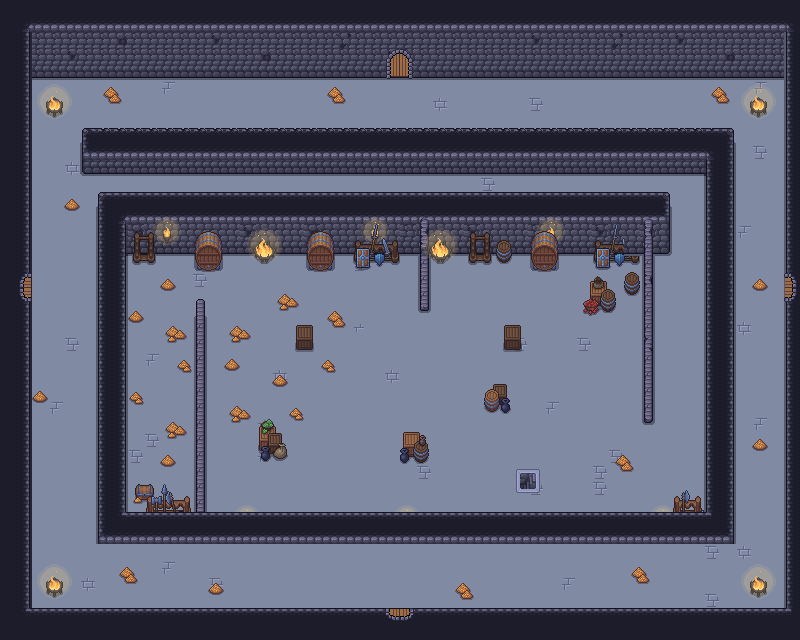

A level layout from a 2D game, rendered from its tile map. Below: a short description, then the map file with tile-grid data replaced by summaries:
An orthogonal 50x40 tile map with 16x16 px tiles, 8 tile layers (Fondo, Suelo, Suelo Decoracion 2, Suelo Decoracion, ...), 13 tilesets and 46 objects.

<map version="1.10" tiledversion="1.11.2" orientation="orthogonal" renderorder="right-down" width="50" height="40" tilewidth="16" tileheight="16" infinite="0" nextlayerid="13" nextobjectid="48">
 <tileset firstgid="1" source="../tilesets/Paredes2.tsx" />
 <tileset firstgid="494" source="../tilesets/puertas.tsx" />
 <tileset firstgid="498" source="../tilesets/Paredes.tsx" />
 <tileset firstgid="754" source="../tilesets/Fuegos.tsx" />
 <tileset firstgid="952" source="../tilesets/corazon.tsx" />
 <tileset firstgid="953" source="../tilesets/amongus.tsx" />
 <tileset firstgid="954" source="../tilesets/skeleton.tsx" />
 <tileset firstgid="956" source="../tilesets/goomba.tsx" />
 <tileset firstgid="957" source="../tilesets/player.tsx" />
 <tileset firstgid="958" source="../tilesets/supplies_objects.tsx" />
 <tileset firstgid="1513" source="../tilesets/Other_objects.tsx" />
 <tileset firstgid="1697" source="../tilesets/Objetos.tsx" />
 <tileset firstgid="1913" source="../tilesets/azeris.tsx" />
 <group id="2" name="Room">
  <layer id="1" name="Fondo" width="50" height="40">
   <data>[2000 cells, 2000 non-empty, 1 distinct tile ids]</data>
  </layer>
  <layer id="3" name="Suelo" width="50" height="40">
   <data>[2000 cells, 1728 non-empty, 3 distinct tile ids]</data>
  </layer>
  <layer id="5" name="Suelo Decoracion 2" width="50" height="40">
   <data>[2000 cells, 38 non-empty, 4 distinct tile ids]</data>
  </layer>
  <layer id="4" name="Suelo Decoracion" width="50" height="40">
   <data>[2000 cells, 0 non-empty, 0 distinct tile ids]</data>
  </layer>
  <layer id="6" name="Paredes" width="50" height="40">
   <data>[2000 cells, 796 non-empty, 70 distinct tile ids]</data>
  </layer>
  <layer id="7" name="Decoracion 2" width="50" height="40">
   <data>[2000 cells, 94 non-empty, 31 distinct tile ids]</data>
  </layer>
  <layer id="8" name="Decoracion" width="50" height="40">
   <data>[2000 cells, 141 non-empty, 45 distinct tile ids]</data>
  </layer>
  <layer id="9" name="Puertas" width="50" height="40">
   <data>[2000 cells, 4 non-empty, 4 distinct tile ids]</data>
  </layer>
  <objectgroup id="10" name="Utils">
   <object id="1" gid="952" x="144" y="487" width="18" height="18" />
   <object id="2" gid="952" x="149" y="320" width="18" height="18" />
   <object id="3" gid="952" x="306" y="486" width="18" height="18" />
   <object id="4" gid="952" x="572" y="342" width="18" height="18" />
   <object id="5" gid="952" x="357" y="314" width="18" height="18" />
   <object id="6" gid="952" x="395" y="193" width="18" height="18" />
   <object id="7" gid="952" x="146" y="581" width="18" height="18" />
   <object id="8" gid="952" x="691" y="584" width="18" height="18" />
   <object id="9" gid="952" x="685" y="103" width="18" height="18" />
   <object id="10" gid="952" x="171" y="102" width="18" height="18" />
   <object id="11" gid="952" x="41" y="407" width="18" height="18" />
   <object id="12" gid="952" x="760" y="405" width="18" height="18" />
   <object id="46" gid="1913" x="65" y="328" width="21" height="21" />
   <object id="47" gid="1913" x="381" y="390" width="21" height="21" />
  </objectgroup>
  <objectgroup id="11" name="Entities">
   <object id="13" gid="953" x="137" y="408" width="30" height="30" />
   <object id="14" gid="953" x="353" y="460" width="30" height="30" />
   <object id="15" gid="953" x="523" y="309" width="30" height="30" />
   <object id="16" gid="953" x="598.333" y="109.667" width="30" height="30" />
   <object id="17" gid="953" x="542.333" y="591" width="30" height="30" />
   <object id="18" gid="954" x="248" y="392" width="32" height="32" />
   <object id="20" gid="954" x="245.25" y="116.5" width="32" height="32" />
   <object id="21" gid="954" x="44" y="172.333" width="32" height="32" />
   <object id="22" gid="954" x="35" y="479" width="32" height="32" />
   <object id="23" gid="954" x="457" y="458" width="32" height="32" />
   <object id="24" gid="954" x="742.667" y="518.667" width="32" height="32" />
   <object id="25" gid="954" x="742.667" y="238.667" width="32" height="32" />
   <object id="26" gid="956" x="89" y="587" width="16" height="16" />
   <object id="27" gid="956" x="302" y="586" width="16" height="16" />
   <object id="28" gid="956" x="532" y="589" width="16" height="16" />
   <object id="29" gid="956" x="431" y="381" width="16" height="16" />
   <object id="30" gid="956" x="226" y="446" width="16" height="16" />
   <object id="31" gid="956" x="223" y="296" width="16" height="16" />
   <object id="32" gid="956" x="561" y="417" width="16" height="16" />
   <object id="33" gid="956" x="680" y="393.333" width="16" height="16" />
   <object id="34" gid="956" x="688" y="216" width="16" height="16" />
   <object id="35" gid="956" x="752" y="173.333" width="16" height="16" />
   <object id="36" gid="956" x="421.333" y="105.333" width="16" height="16" />
   <object id="37" gid="956" x="72" y="104" width="16" height="16" />
   <object id="38" gid="956" x="753.333" y="366.667" width="16" height="16" />
   <object id="39" gid="956" x="46.6667" y="365.333" width="16" height="16" />
   <object id="44" gid="956" x="209.455" y="190.727" width="16" height="16" />
   <object id="45" gid="956" x="565.938" y="190.813" width="16" height="16" />
  </objectgroup>
  <objectgroup id="12" name="Player">
   <object id="40" gid="957" x="25" y="319.333" width="64" height="64" />
   <object id="41" gid="957" x="362.333" y="124" width="64" height="64" />
   <object id="42" gid="957" x="726.5" y="319.5" width="64" height="64" />
   <object id="43" gid="957" x="364.667" y="608.667" width="64" height="64" />
  </objectgroup>
 </group>
</map>
